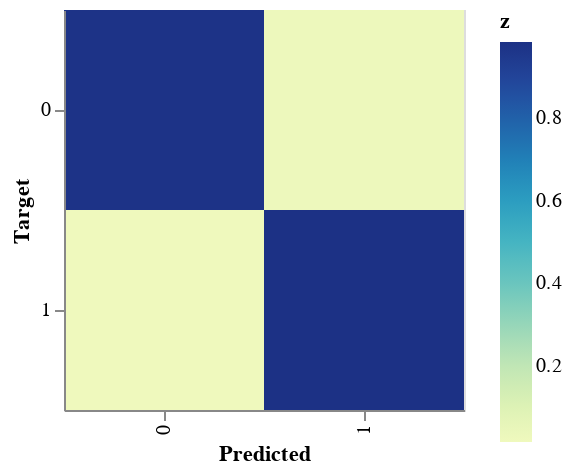

Notebook cell for this chart:
### Code cell
confusion_graph(confusion(blueWinModel, x_test, y_test, np.unique(y_test)), np.unique(y_test))

### Figure 1 — Vega-Lite specification as saved in the notebook (floating-point values rounded to 4 significant figures)
{"config": {"view": {"continuousWidth": 400, "continuousHeight": 300}}, "data": {"name": "data-630a32a974f0f8266d10f0db74f412cc"}, "mark": "rect", "encoding": {"color": {"type": "quantitative", "field": "z"}, "x": {"type": "nominal", "field": "x", "title": "Predicted"}, "y": {"type": "nominal", "field": "y", "title": "Target"}}, "height": 200, "width": 200, "$schema": "https://vega.github.io/schema/vega-lite/v4.8.1.json", "datasets": {"data-630a32a974f0f8266d10f0db74f412cc": [{"x": 0, "y": 0, "z": 0.9783}, {"x": 1, "y": 0, "z": 0.02171}, {"x": 0, "y": 1, "z": 0.01441}, {"x": 1, "y": 1, "z": 0.9856}]}}
